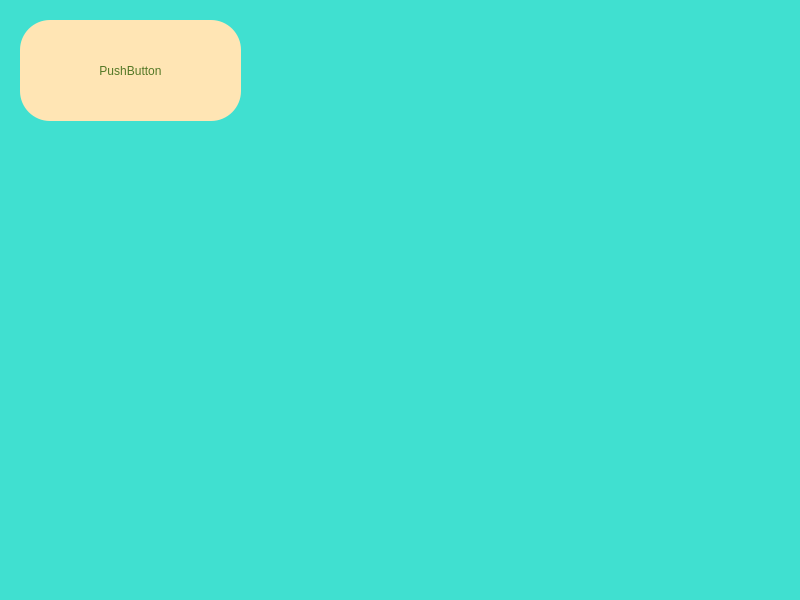
<?xml version="1.0" encoding="UTF-8"?>
<ui version="4.0">
 <class>MainWindow</class>
 <widget class="QMainWindow" name="MainWindow">
  <property name="geometry">
   <rect>
    <x>0</x>
    <y>0</y>
    <width>800</width>
    <height>600</height>
   </rect>
  </property>
  <property name="windowTitle">
   <string>MainWindow</string>
  </property>
  <property name="styleSheet">
   <string notr="true">background-color: #40E0D0</string>
  </property>
  <widget class="QWidget" name="centralwidget">
   <widget class="QPushButton" name="pushButton">
    <property name="geometry">
     <rect>
      <x>20</x>
      <y>20</y>
      <width>221</width>
      <height>101</height>
     </rect>
    </property>
    <property name="styleSheet">
     <string notr="true">color: #547826;
background-color: #ffe5b4;
text-align: center;
border-radius: 30px;
border: none;
box-shadow: 0 0 10px 5px rgba(221, 221, 221, 1);

</string>
    </property>
    <property name="text">
     <string>PushButton</string>
    </property>
   </widget>
  </widget>
  <widget class="QMenuBar" name="menubar">
   <property name="geometry">
    <rect>
     <x>0</x>
     <y>0</y>
     <width>800</width>
     <height>22</height>
    </rect>
   </property>
  </widget>
  <widget class="QStatusBar" name="statusbar"/>
 </widget>
 <resources/>
 <connections/>
</ui>
